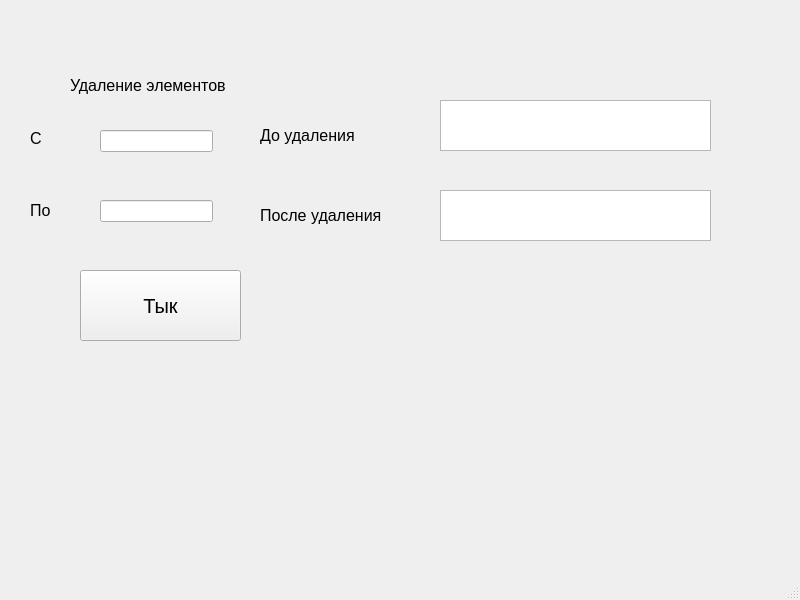
<?xml version="1.0" encoding="UTF-8"?>
<ui version="4.0">
 <class>MainWindow</class>
 <widget class="QMainWindow" name="MainWindow">
  <property name="geometry">
   <rect>
    <x>0</x>
    <y>0</y>
    <width>800</width>
    <height>600</height>
   </rect>
  </property>
  <property name="windowTitle">
   <string>MainWindow</string>
  </property>
  <widget class="QWidget" name="centralwidget">
   <widget class="QLineEdit" name="lineEdit">
    <property name="geometry">
     <rect>
      <x>100</x>
      <y>130</y>
      <width>113</width>
      <height>22</height>
     </rect>
    </property>
   </widget>
   <widget class="QLineEdit" name="lineEdit_2">
    <property name="geometry">
     <rect>
      <x>100</x>
      <y>200</y>
      <width>113</width>
      <height>22</height>
     </rect>
    </property>
   </widget>
   <widget class="QPushButton" name="pushButton">
    <property name="geometry">
     <rect>
      <x>80</x>
      <y>270</y>
      <width>161</width>
      <height>71</height>
     </rect>
    </property>
    <property name="font">
     <font>
      <pointsize>15</pointsize>
     </font>
    </property>
    <property name="text">
     <string>Тык</string>
    </property>
   </widget>
   <widget class="QLabel" name="label">
    <property name="geometry">
     <rect>
      <x>30</x>
      <y>130</y>
      <width>55</width>
      <height>16</height>
     </rect>
    </property>
    <property name="font">
     <font>
      <pointsize>12</pointsize>
     </font>
    </property>
    <property name="text">
     <string>С</string>
    </property>
   </widget>
   <widget class="QLabel" name="label_2">
    <property name="geometry">
     <rect>
      <x>30</x>
      <y>200</y>
      <width>61</width>
      <height>21</height>
     </rect>
    </property>
    <property name="font">
     <font>
      <pointsize>12</pointsize>
     </font>
    </property>
    <property name="text">
     <string>По</string>
    </property>
   </widget>
   <widget class="QLabel" name="label_3">
    <property name="geometry">
     <rect>
      <x>260</x>
      <y>190</y>
      <width>171</width>
      <height>51</height>
     </rect>
    </property>
    <property name="font">
     <font>
      <pointsize>12</pointsize>
     </font>
    </property>
    <property name="text">
     <string>После удаления</string>
    </property>
   </widget>
   <widget class="QLabel" name="label_4">
    <property name="geometry">
     <rect>
      <x>260</x>
      <y>120</y>
      <width>131</width>
      <height>31</height>
     </rect>
    </property>
    <property name="font">
     <font>
      <pointsize>12</pointsize>
     </font>
    </property>
    <property name="text">
     <string>До удаления</string>
    </property>
   </widget>
   <widget class="QTextEdit" name="textEdit">
    <property name="geometry">
     <rect>
      <x>440</x>
      <y>100</y>
      <width>271</width>
      <height>51</height>
     </rect>
    </property>
   </widget>
   <widget class="QTextEdit" name="textEdit_2">
    <property name="geometry">
     <rect>
      <x>440</x>
      <y>190</y>
      <width>271</width>
      <height>51</height>
     </rect>
    </property>
   </widget>
   <widget class="QLabel" name="label_5">
    <property name="geometry">
     <rect>
      <x>70</x>
      <y>70</y>
      <width>201</width>
      <height>31</height>
     </rect>
    </property>
    <property name="font">
     <font>
      <pointsize>12</pointsize>
     </font>
    </property>
    <property name="text">
     <string>Удаление элементов</string>
    </property>
   </widget>
  </widget>
  <widget class="QMenuBar" name="menubar">
   <property name="geometry">
    <rect>
     <x>0</x>
     <y>0</y>
     <width>800</width>
     <height>26</height>
    </rect>
   </property>
  </widget>
  <widget class="QStatusBar" name="statusbar"/>
 </widget>
 <resources/>
 <connections/>
</ui>
